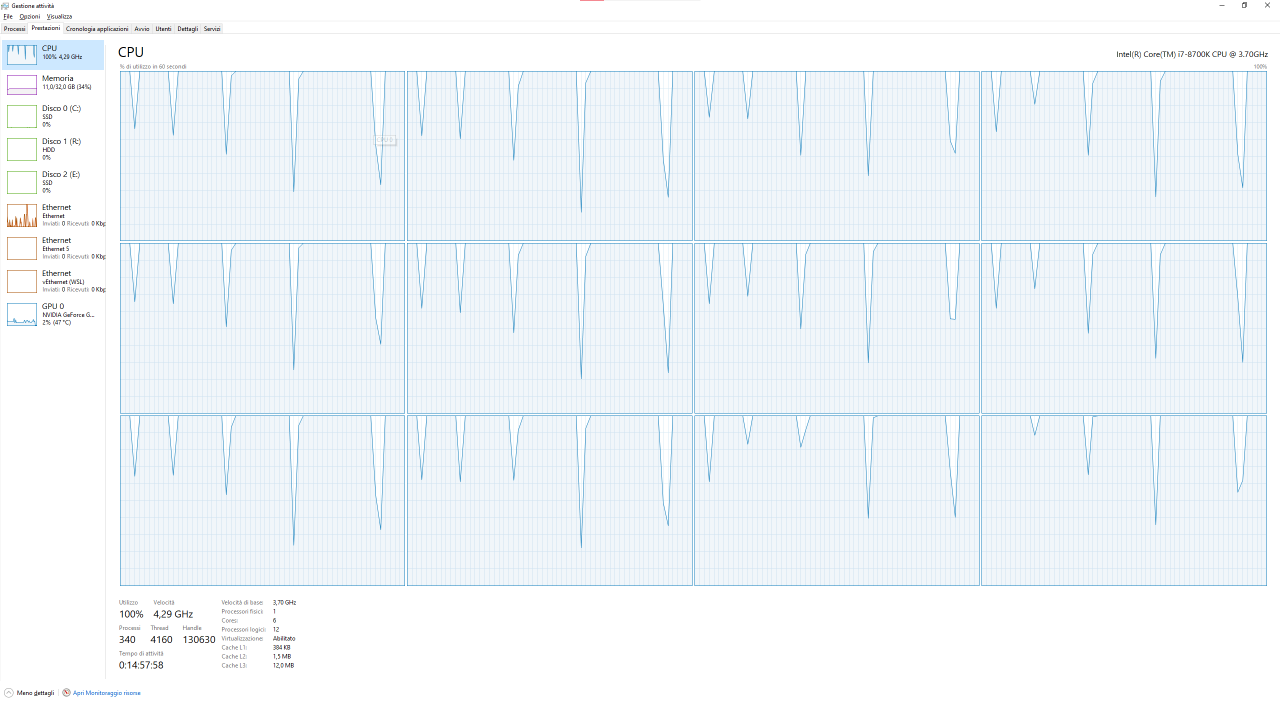
#> input picture CPU_usage.png, 2560 x 1405 px (shown at 1/2 size); its folder holds only this picture in this run
$ python -i img_manipolation.py   (imports and definitions only)   (older library calls are emulated)
#> lines starting #> are read from the running program, lines starting #| are printed output that depends on the picture
#> further down, picture is the input picture: shape (1405, 2560, 3); mean B, G, R 249.4, 245.4, 239.9
# %%

import numpy as np
import cv2
import random
from numba import prange, jit, parfors
import matplotlib.pyplot as plt
import os


# %%
# creating the generator for each image subset
# ==================================================================
def pick_color_channel(image, channel):

    """
    This function allows you to manually pick a color channel for the image `img`
    The choice for `channels` are (case insensitive)
    - [R]ed
    - [G]reen
    - [B]lue
    """
    img = image.copy()


    # Check for the correct channel for the image to process
    # --------------------------------------------------------------------------
    if channel.lower() == "r":
        return np.stack((img[:,:,0],)*np.uint8(3), axis=2)

    elif channel.lower() == "g":
        return np.stack((img[:,:,1],)*np.uint8(3), axis=2)

    elif channel.lower() == "b":
        return np.stack((img[:,:,2],)*np.uint8(3), axis=2)
    else:
        raise ValueError("The channel specified in `pick_color_channel(image, channel)` is incorrect.\nPlease use one of the following: `r` `g` `b`")
# ==============================================================================


# %%
# ==============================================================================
# The jit function decorator of the packet Numba allows to compile the code to
# make it run faster.
#
# The nogil=True allow us to exit the single threaded mode in which me use to
# work in vanilla python. GIL is an acronym for Global Interpreter Lock, and
# setting this switch we can enhance performance drammatically.
#
# The parallel option allow us to parallelize the operation across the CPU
# threads
#
# The nopython arguments is to tell python try not to infere the type of data
# resulting in an even better timing.
#
# In fact the results measured with %time magic methods are the following:
#
# Normal -> Wall time: 128 ms
# Numba compile run ->  Wall time: 1.2 s
# Numba compiled ->  Wall time: 2.97 ms
# ==============================================================================
@jit(nogil=True, parallel=True, nopython=True)
def noise_over_image(image, prob=0.01):
    """
    Add salt and pepper noise to the image.\n
    The arguments for the function are:
    img -> the image we want to degrade
    prob -> value between 0 and 1 that denote the intensity of the degradation
    """
    img = image.copy()


    # initialize the matrix which will be returned
    # --------------------------------------------------------------------------
    output = np.zeros(img.shape, np.uint8)
    # --------------------------------------------------------------------------

    # set the max treshold for white value
    # --------------------------------------------------------------------------
    treshold = 1 - prob
    # --------------------------------------------------------------------------

    # for each row and column of the matrix check if the condition applies to
    # change the value to white or black pixel to create a salt and pepper noise
    # --------------------------------------------------------------------------
    for i in prange(img.shape[0]):
        for j in prange(img.shape[1]):
            rnd = random.random()
            if rnd < prob:
                output[i][j] = 0
            elif rnd > treshold:
                output[i][j] = 255
            else:
                output[i][j] = img[i][j]
    # --------------------------------------------------------------------------

    return output
# ==============================================================================


# %%
# Fake HDR is a function that normalize the pixel from the alpha value to the beta
# one. We have some handy preset if we don't want to specify these value separately
# ==============================================================================
def fakehdr(image, alpha=-100, beta=355, preset=None):
    img = image.copy()

    # Setting the alpha and beta value for the presets
    # --------------------------------------------------------------------------
    if preset == "dark":
        alpha = -100
        beta = 150
    elif preset == "light":
        alpha = 500
        beta = -100
    norm_img = cv2.normalize(img,None, alpha=alpha, beta=beta, norm_type=cv2.NORM_MINMAX, dtype=cv2.CV_8UC1)
    # --------------------------------------------------------------------------

    return norm_img
# ==============================================================================


# %%
# A simple visual debugger to test the correct value or preset with an image
# ==============================================================================
# [7 lines left out: function visual_fakehdr_debug, not called in this run]
# ==============================================================================


# %%

def enhance_features(img, val1, val2, inverse=True):
    kernel1 = np.ones((val1,val1),np.float32)/val1**2
    dst1 = cv2.filter2D(img,-1,kernel1)
    kernel2 = np.ones((val2,val2),np.float32)/val2**2
    dst2 = cv2.filter2D(img,-1,kernel2)
    if inverse:
        return  dst1 - dst2 - img
    else:
        return  dst1 - dst2 + img


def draw_orb(img, enhanced=True):
    if enhanced:
        training_image = cv2.cvtColor(img, cv2.COLOR_BGR2RGB)
        training_gray  = cv2.cvtColor(training_image, cv2.COLOR_RGB2GRAY)
        training_image = enhance_features(training_image, 5, 7, True)
        training_gray  = enhance_features(training_gray, 5, 7, True)
    else:
        training_image = cv2.cvtColor(img, cv2.COLOR_BGR2RGB)
        training_gray = cv2.cvtColor(training_image, cv2.COLOR_RGB2GRAY)
    test_image = cv2.pyrDown(training_image)
    test_image = cv2.pyrDown(test_image)
    test_gray = cv2.cvtColor(test_image, cv2.COLOR_RGB2GRAY)
    orb = cv2.ORB_create()

    train_keypoints, train_descriptor = orb.detectAndCompute(training_gray, None)
    test_keypoints, test_descriptor = orb.detectAndCompute(test_gray, None)

    keypoints_without_size = np.copy(training_image)
    keypoints_with_size = np.copy(training_image)

    cv2.drawKeypoints(training_image, train_keypoints, keypoints_without_size, color = (0, 255, 0))

    cv2.drawKeypoints(training_image, train_keypoints, keypoints_with_size, flags = cv2.DRAW_MATCHES_FLAGS_DRAW_RICH_KEYPOINTS)

    return (keypoints_with_size, keypoints_without_size)


# %%
# This function allows us to visually debug the changes in the images
# ==============================================================================
def global_visual_debugger(image, savefig=False, fname=0):
    """
    VD stands for visual debug, with this function we can have visual
    information about the changes made in the images while applying the various
    functions to degrade/alterate the image
    """
#> called with savefig = False, fname = 0
    img = image.copy()


    # subplot settings
    # --------------------------------------------------------------------------
    column = 4
    row = 4
    fig=plt.figure(dpi=300)
    fig.subplots_adjust(wspace = 0.5, hspace = 0.5)
    # --------------------------------------------------------------------------


    # Original
    # --------------------------------------------------------------------------
    img_original = img
    im1 = fig.add_subplot(row,column,1)
    im1.title.set_text("original image")
    im1.title.set_size(5)
    plt.axis('off')
    plt.imshow(img)
    # --------------------------------------------------------------------------


    # Original + Noise
    # --------------------------------------------------------------------------
    noise_original = noise_over_image(img)
    im2 = fig.add_subplot(row,column,5)
    im2.title.set_text("original image + noise")
    im2.title.set_size(5)
    plt.axis('off')
    plt.imshow(noise_original)
    # --------------------------------------------------------------------------


    # Red
    # --------------------------------------------------------------------------
    img_red = pick_color_channel(img, "r")
    im3 = fig.add_subplot(row,column,2)
    im3.title.set_text("red channel")
    im3.title.set_size(5)
    plt.axis('off')
    plt.imshow(img_red)
    # --------------------------------------------------------------------------

    # Red + Noise
    # --------------------------------------------------------------------------
    noise_red = noise_over_image(img_red)
    im4 = fig.add_subplot(row,column,6)
    im4.title.set_text("red + noise")
    im4.title.set_size(5)
    plt.axis('off')
    plt.imshow(noise_red)
    # --------------------------------------------------------------------------

    # Green
    # --------------------------------------------------------------------------
    img_green = pick_color_channel(img, "g")
    im5 = fig.add_subplot(row,column,3)
    im5.title.set_text("green channel")
    im5.title.set_size(5)
    plt.axis('off')
    plt.imshow(img_green)
    # --------------------------------------------------------------------------

    # Green + Noise
    # --------------------------------------------------------------------------
    noise_green = noise_over_image(img_green, 0.01)
    im6 = fig.add_subplot(row,column,7)
    im6.title.set_text("green channel + noise")
    im6.title.set_size(5)
    plt.axis('off')
    plt.imshow(noise_green)
    # --------------------------------------------------------------------------

    # Blue
    # --------------------------------------------------------------------------
    img_blue = pick_color_channel(img, "g")
    im7 = fig.add_subplot(row,column,4)
    im7.title.set_text("blue channel")
    im7.title.set_size(5)
    plt.axis('off')
    plt.imshow(img_blue)
    # --------------------------------------------------------------------------

    # Blue + Noise
    # --------------------------------------------------------------------------
    noise_blue = noise_over_image(img_blue, 0.013)
    im8 = fig.add_subplot(row,column,8)
    im8.title.set_text("blue channel + noise")
    im8.title.set_size(5)
    plt.axis('off')
    plt.imshow(noise_blue)
    # --------------------------------------------------------------------------

    # Fake HDR preset DARK
    # --------------------------------------------------------------------------
    img_hdr_dark = fakehdr(img, preset="dark")
#> in fakehdr, `norm_img = cv2.normalize(img,None, alpha=alpha, beta=beta, norm_type=c..`:
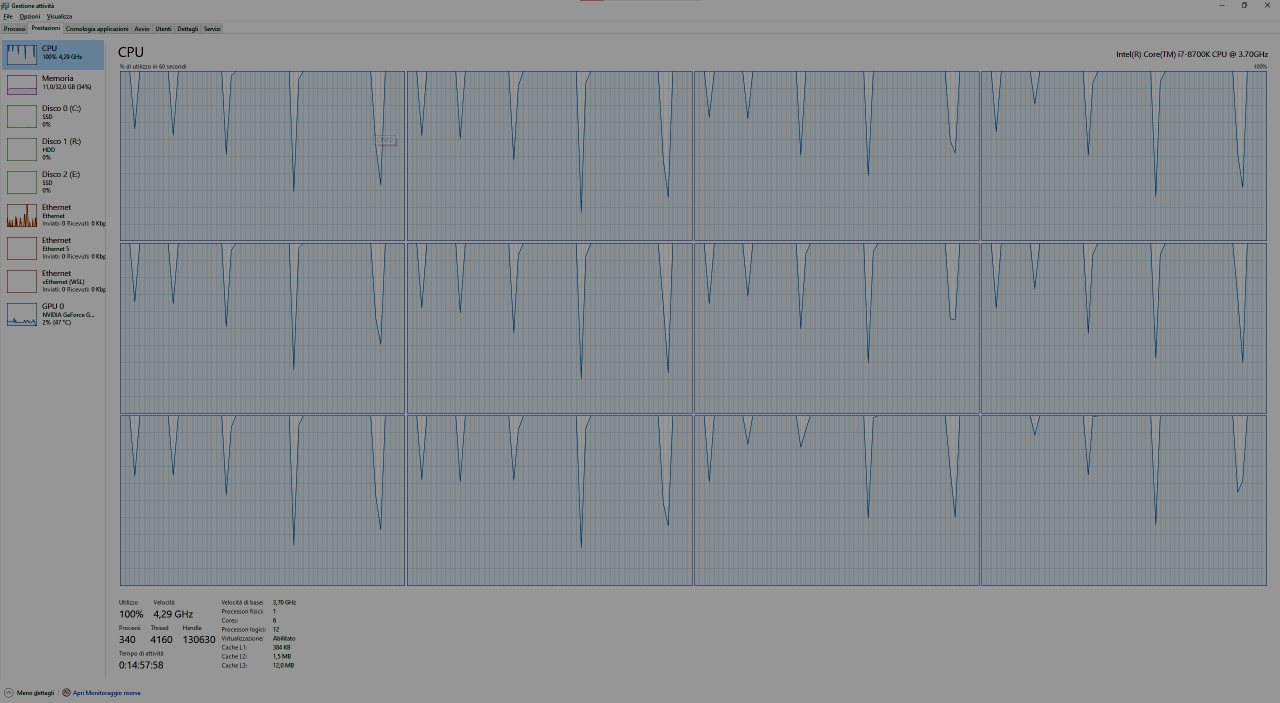
#> norm_img: shape (1405, 2560, 3) (shown at 1/2 size); mean B, G, R 144.6, 140.7, 135.9
    im9 = fig.add_subplot(row,column,9)
    im9.title.set_text("Fake HDR dark")
    im9.title.set_size(5)
    plt.axis('off')
    plt.imshow(img_hdr_dark)
    # --------------------------------------------------------------------------

    # Fake HDR preset DARK + Noise
    # --------------------------------------------------------------------------
    noise_hdr_dark = noise_over_image(img_hdr_dark, 0.013)
    im10 = fig.add_subplot(row,column,10)
    im10.title.set_text("Fake HDR dark + noise")
    im10.title.set_size(5)
    plt.axis('off')
    plt.imshow(noise_hdr_dark)
    # --------------------------------------------------------------------------


    # Fake HDR preset LIGHT
    # --------------------------------------------------------------------------
    img_hdr_light = fakehdr(img, preset="light")
    im11 = fig.add_subplot(row,column,11)
    im11.title.set_text("Fake HDR light")
    im11.title.set_size(5)
    plt.axis('off')
    plt.imshow(img_hdr_light)
    # --------------------------------------------------------------------------


    # Fake HDR preset LIGHT + Noise
    # --------------------------------------------------------------------------
    noise_hdr_light = noise_over_image(img_hdr_light, 0.013)
    im12 = fig.add_subplot(row,column,12)
    im12.title.set_text("Fake HDR Light + noise")
    im12.title.set_size(5)
    plt.axis('off')
    plt.imshow(noise_hdr_light)
    # --------------------------------------------------------------------------

    # ORB points
    # --------------------------------------------------------------------------
    orb_point_distance = draw_orb(img,enhanced=False)[0]
#> in draw_orb, `test_image = cv2.pyrDown(training_image)`:
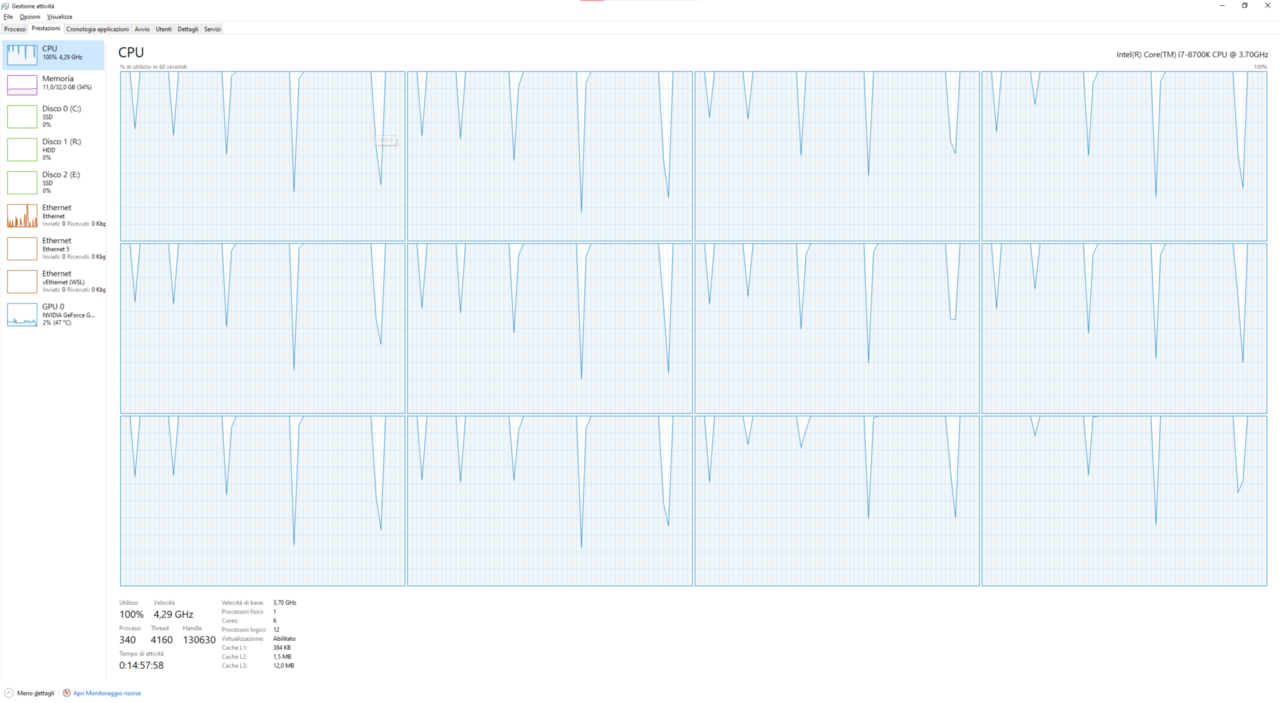
#> test_image: shape (703, 1280, 3); mean R, G, B 239.9, 245.5, 249.4
#> in draw_orb, `train_keypoints, train_descriptor = orb.detectAndCompute(training_gray..`: train_keypoints = 500 keypoints; strongest (x, y, size): (257, 95, 37.2), (318, 1325, 31), (262, 99, 44.6), (92, 430, 31)
#> in draw_orb, `test_keypoints, test_descriptor = orb.detectAndCompute(test_gray, None)`: test_keypoints = 281 keypoints; strongest (x, y, size): (78, 307, 31), (77, 320, 31), (61, 320, 31), (83, 306, 31)
    im9 = fig.add_subplot(row,column,13)
    im9.title.set_text("ORB points with distance")
    im9.title.set_size(5)
    plt.axis('off')
    plt.imshow(orb_point_distance)
    # --------------------------------------------------------------------------

    # Fake HDR preset DARK + Noise
    # --------------------------------------------------------------------------
    orb_point = draw_orb(img,enhanced=False)[1]
    im10 = fig.add_subplot(row,column,14)
    im10.title.set_text("ORB points")
    im10.title.set_size(5)
    plt.axis('off')
    plt.imshow(orb_point)
    # --------------------------------------------------------------------------


    # Fake HDR preset LIGHT
    # --------------------------------------------------------------------------
    enhanced_distance = draw_orb(img,enhanced=True)[0]
#> call 3 of draw_orb, with enhanced = True
#> in draw_orb (call 3), `test_gray = cv2.cvtColor(test_image, cv2.COLOR_RGB2GRAY)`:
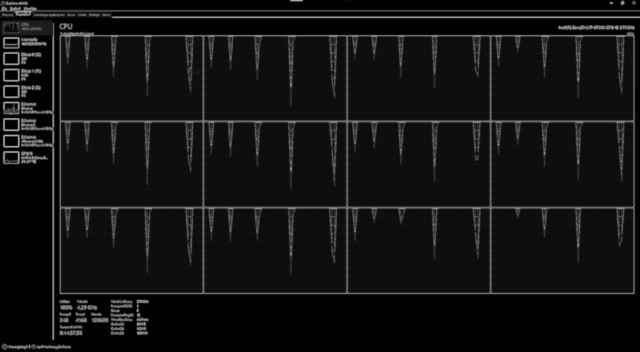
#> test_gray: shape (352, 640); min 1, max 169, mean 18.7
#> in draw_orb (call 3), `train_keypoints, train_descriptor = orb.detectAndCompute(training_gray..`: train_keypoints = 500 keypoints; strongest (x, y, size): (496, 1252, 31), (527, 1252, 31), (522, 1216, 31), (279, 1249, 31)
#> in draw_orb (call 3), `test_keypoints, test_descriptor = orb.detectAndCompute(test_gray, None)`: test_keypoints = 500 keypoints; strongest (x, y, size): (50, 145, 31), (50, 112, 31), (139, 314, 31), (139, 319, 31)
#> in draw_orb (call 3), `cv2.drawKeypoints(training_image, train_keypoints, keypoints_without_s..`:
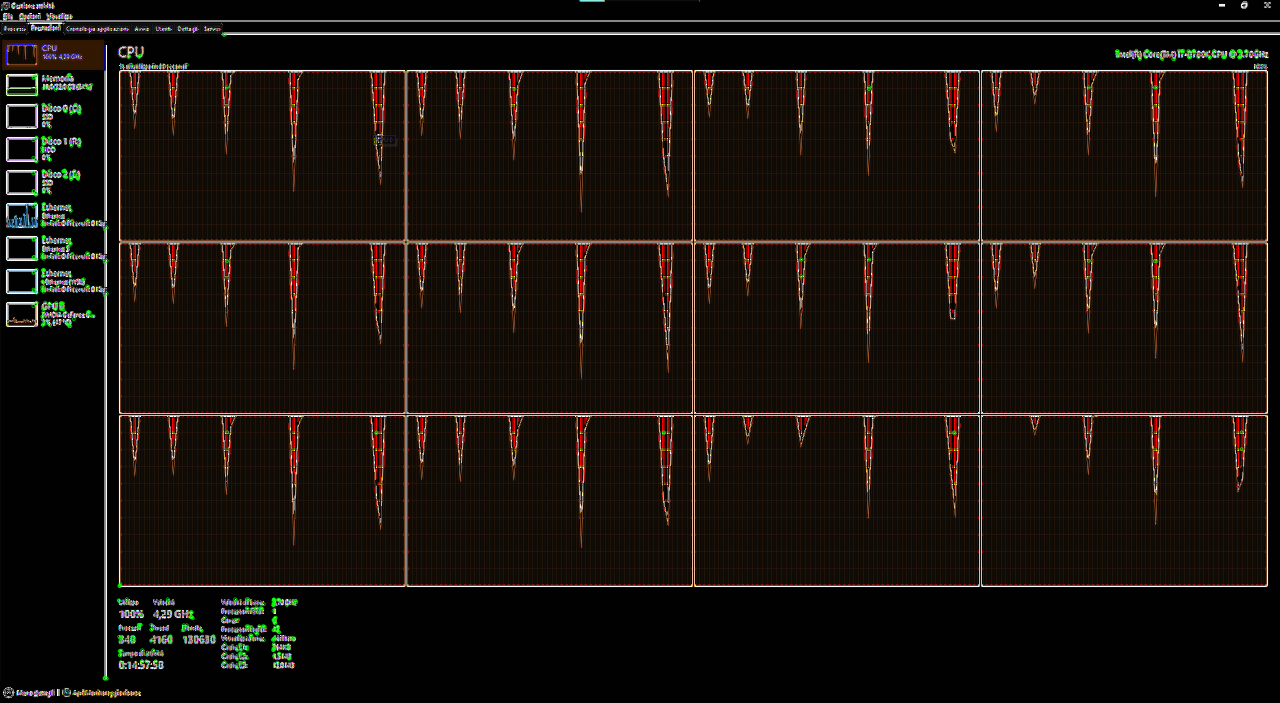
#> keypoints_without_size: shape (1405, 2560, 3) (shown at 1/2 size); mean R, G, B 24.5, 17.4, 12.4
    im11 = fig.add_subplot(row,column,15)
    im11.title.set_text("Enhanced image with ORB distance")
    im11.title.set_size(5)
    plt.axis('off')
    plt.imshow(enhanced_distance)
    # --------------------------------------------------------------------------


    # Fake HDR preset LIGHT + Noise
    # --------------------------------------------------------------------------
    enhanced = draw_orb(img,enhanced=True)[1]
#> call 4 of draw_orb, with enhanced = True
#> in draw_orb (call 4), `cv2.drawKeypoints(training_image, train_keypoints, keypoints_with_size..`:
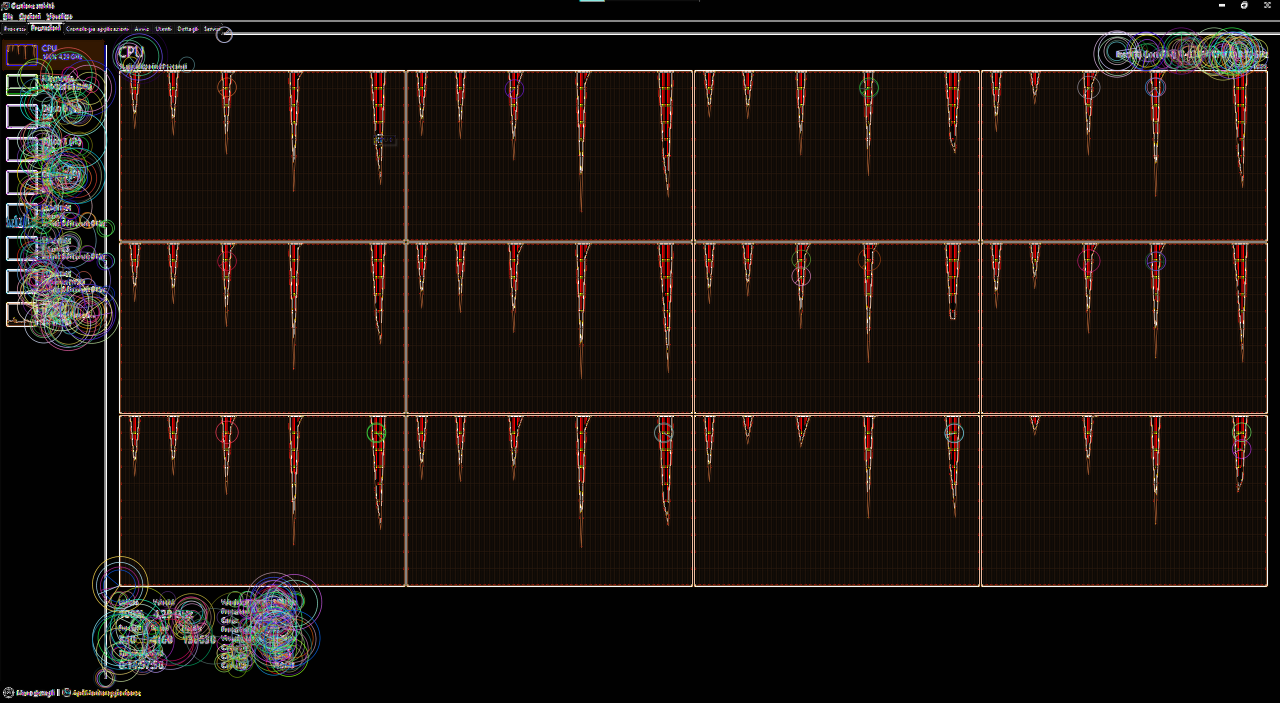
#> keypoints_with_size: shape (1405, 2560, 3) (shown at 1/2 size); mean R, G, B 26.8, 19.4, 15
    im12 = fig.add_subplot(row,column,16)
    im12.title.set_text("Enhanced image with ORB points")
    im12.title.set_size(5)
    plt.axis('off')
    plt.imshow(enhanced)
    # --------------------------------------------------------------------------
    if not savefig:
        plt.show()
    else:
        plt.savefig(fname)
    plt.close("all")
# ==============================================================================

>>> import cv2
>>> picture = cv2.imread('CPU_usage.png')
>>> result = global_visual_debugger(picture)
